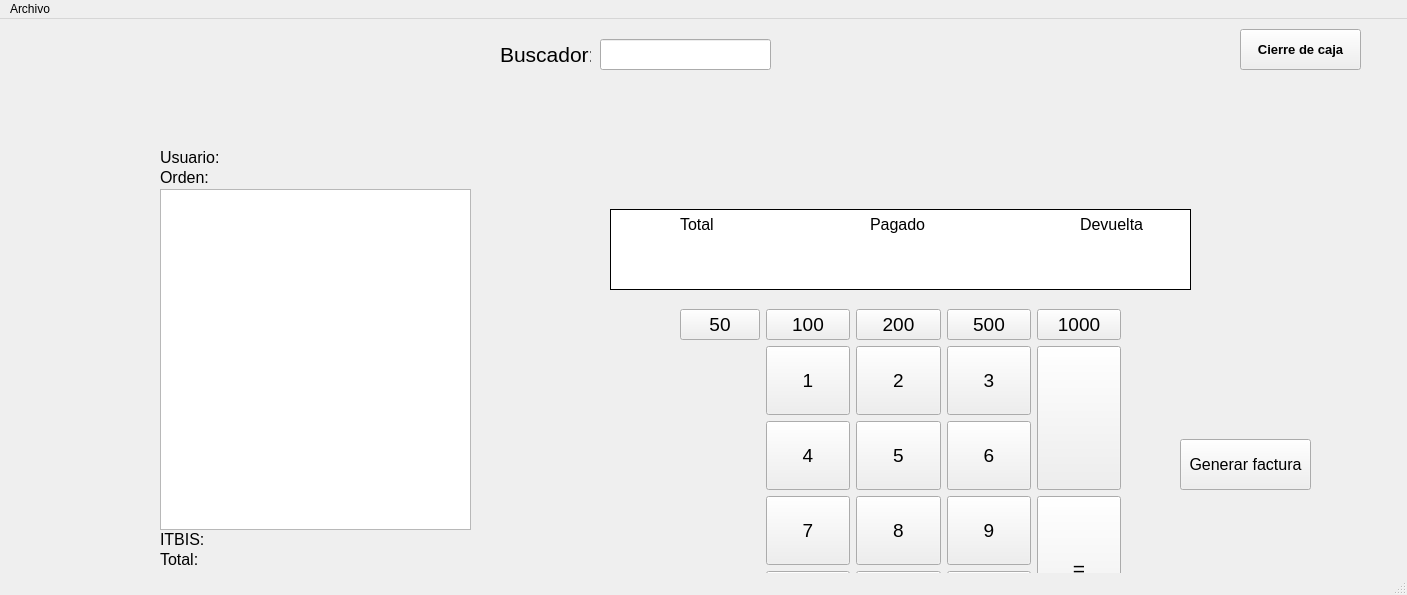
<?xml version="1.0" encoding="UTF-8"?>
<ui version="4.0">
 <class>mainWindow</class>
 <widget class="QMainWindow" name="mainWindow">
  <property name="geometry">
   <rect>
    <x>0</x>
    <y>0</y>
    <width>1407</width>
    <height>595</height>
   </rect>
  </property>
  <property name="windowTitle">
   <string>MainWindow</string>
  </property>
  <widget class="QWidget" name="centralwidget">
   <widget class="QLabel" name="label">
    <property name="geometry">
     <rect>
      <x>160</x>
      <y>130</y>
      <width>71</width>
      <height>16</height>
     </rect>
    </property>
    <property name="font">
     <font>
      <pointsize>12</pointsize>
     </font>
    </property>
    <property name="text">
     <string>Usuario:</string>
    </property>
   </widget>
   <widget class="QWidget" name="gridLayoutWidget">
    <property name="geometry">
     <rect>
      <x>680</x>
      <y>290</y>
      <width>441</width>
      <height>331</height>
     </rect>
    </property>
    <layout class="QGridLayout" name="gridLayout">
     <item row="4" column="3">
      <widget class="QPushButton" name="btn_000">
       <property name="sizePolicy">
        <sizepolicy hsizetype="Expanding" vsizetype="Preferred">
         <horstretch>0</horstretch>
         <verstretch>0</verstretch>
        </sizepolicy>
       </property>
       <property name="font">
        <font>
         <pointsize>14</pointsize>
        </font>
       </property>
       <property name="text">
        <string>000</string>
       </property>
      </widget>
     </item>
     <item row="4" column="1">
      <widget class="QPushButton" name="btn_0">
       <property name="sizePolicy">
        <sizepolicy hsizetype="Expanding" vsizetype="Preferred">
         <horstretch>0</horstretch>
         <verstretch>0</verstretch>
        </sizepolicy>
       </property>
       <property name="font">
        <font>
         <pointsize>14</pointsize>
        </font>
       </property>
       <property name="text">
        <string>0</string>
       </property>
      </widget>
     </item>
     <item row="3" column="4" rowspan="2">
      <widget class="QPushButton" name="btn_igual">
       <property name="sizePolicy">
        <sizepolicy hsizetype="MinimumExpanding" vsizetype="Preferred">
         <horstretch>0</horstretch>
         <verstretch>0</verstretch>
        </sizepolicy>
       </property>
       <property name="font">
        <font>
         <pointsize>16</pointsize>
        </font>
       </property>
       <property name="text">
        <string>=</string>
       </property>
      </widget>
     </item>
     <item row="2" column="2">
      <widget class="QPushButton" name="btn_5">
       <property name="sizePolicy">
        <sizepolicy hsizetype="MinimumExpanding" vsizetype="Preferred">
         <horstretch>0</horstretch>
         <verstretch>0</verstretch>
        </sizepolicy>
       </property>
       <property name="font">
        <font>
         <pointsize>14</pointsize>
        </font>
       </property>
       <property name="text">
        <string>5</string>
       </property>
      </widget>
     </item>
     <item row="1" column="2">
      <widget class="QPushButton" name="btn_2">
       <property name="sizePolicy">
        <sizepolicy hsizetype="MinimumExpanding" vsizetype="Preferred">
         <horstretch>0</horstretch>
         <verstretch>0</verstretch>
        </sizepolicy>
       </property>
       <property name="font">
        <font>
         <pointsize>14</pointsize>
        </font>
       </property>
       <property name="text">
        <string>2</string>
       </property>
      </widget>
     </item>
     <item row="2" column="1">
      <widget class="QPushButton" name="btn_4">
       <property name="sizePolicy">
        <sizepolicy hsizetype="Minimum" vsizetype="Preferred">
         <horstretch>0</horstretch>
         <verstretch>0</verstretch>
        </sizepolicy>
       </property>
       <property name="font">
        <font>
         <pointsize>14</pointsize>
        </font>
       </property>
       <property name="text">
        <string>4</string>
       </property>
      </widget>
     </item>
     <item row="1" column="3">
      <widget class="QPushButton" name="btn_3">
       <property name="sizePolicy">
        <sizepolicy hsizetype="MinimumExpanding" vsizetype="Preferred">
         <horstretch>0</horstretch>
         <verstretch>0</verstretch>
        </sizepolicy>
       </property>
       <property name="font">
        <font>
         <pointsize>14</pointsize>
        </font>
       </property>
       <property name="text">
        <string>3</string>
       </property>
      </widget>
     </item>
     <item row="2" column="3">
      <widget class="QPushButton" name="btn_6">
       <property name="sizePolicy">
        <sizepolicy hsizetype="MinimumExpanding" vsizetype="Preferred">
         <horstretch>0</horstretch>
         <verstretch>0</verstretch>
        </sizepolicy>
       </property>
       <property name="font">
        <font>
         <pointsize>14</pointsize>
        </font>
       </property>
       <property name="text">
        <string>6</string>
       </property>
      </widget>
     </item>
     <item row="3" column="2">
      <widget class="QPushButton" name="btn_8">
       <property name="sizePolicy">
        <sizepolicy hsizetype="MinimumExpanding" vsizetype="Preferred">
         <horstretch>0</horstretch>
         <verstretch>0</verstretch>
        </sizepolicy>
       </property>
       <property name="font">
        <font>
         <pointsize>14</pointsize>
        </font>
       </property>
       <property name="text">
        <string>8</string>
       </property>
      </widget>
     </item>
     <item row="0" column="0">
      <widget class="QPushButton" name="btn_valor_1">
       <property name="font">
        <font>
         <pointsize>14</pointsize>
        </font>
       </property>
       <property name="text">
        <string>50</string>
       </property>
      </widget>
     </item>
     <item row="0" column="4">
      <widget class="QPushButton" name="btn_valor_5">
       <property name="font">
        <font>
         <pointsize>14</pointsize>
        </font>
       </property>
       <property name="text">
        <string>1000</string>
       </property>
      </widget>
     </item>
     <item row="1" column="1">
      <widget class="QPushButton" name="btn_1">
       <property name="sizePolicy">
        <sizepolicy hsizetype="MinimumExpanding" vsizetype="Preferred">
         <horstretch>0</horstretch>
         <verstretch>0</verstretch>
        </sizepolicy>
       </property>
       <property name="font">
        <font>
         <pointsize>14</pointsize>
        </font>
       </property>
       <property name="text">
        <string>1</string>
       </property>
      </widget>
     </item>
     <item row="0" column="3">
      <widget class="QPushButton" name="btn_valor_4">
       <property name="font">
        <font>
         <pointsize>14</pointsize>
        </font>
       </property>
       <property name="text">
        <string>500</string>
       </property>
      </widget>
     </item>
     <item row="0" column="1">
      <widget class="QPushButton" name="btn_valor_2">
       <property name="font">
        <font>
         <pointsize>14</pointsize>
        </font>
       </property>
       <property name="text">
        <string>100</string>
       </property>
      </widget>
     </item>
     <item row="0" column="2">
      <widget class="QPushButton" name="btn_valor_3">
       <property name="font">
        <font>
         <pointsize>14</pointsize>
        </font>
       </property>
       <property name="text">
        <string>200</string>
       </property>
      </widget>
     </item>
     <item row="3" column="1">
      <widget class="QPushButton" name="btn_7">
       <property name="sizePolicy">
        <sizepolicy hsizetype="MinimumExpanding" vsizetype="Preferred">
         <horstretch>0</horstretch>
         <verstretch>0</verstretch>
        </sizepolicy>
       </property>
       <property name="font">
        <font>
         <pointsize>14</pointsize>
        </font>
       </property>
       <property name="text">
        <string>7</string>
       </property>
      </widget>
     </item>
     <item row="4" column="2">
      <widget class="QPushButton" name="btn_00">
       <property name="sizePolicy">
        <sizepolicy hsizetype="Expanding" vsizetype="Preferred">
         <horstretch>0</horstretch>
         <verstretch>0</verstretch>
        </sizepolicy>
       </property>
       <property name="font">
        <font>
         <pointsize>14</pointsize>
        </font>
       </property>
       <property name="text">
        <string>00</string>
       </property>
      </widget>
     </item>
     <item row="3" column="3">
      <widget class="QPushButton" name="btn_9">
       <property name="sizePolicy">
        <sizepolicy hsizetype="MinimumExpanding" vsizetype="Preferred">
         <horstretch>0</horstretch>
         <verstretch>0</verstretch>
        </sizepolicy>
       </property>
       <property name="font">
        <font>
         <pointsize>14</pointsize>
        </font>
       </property>
       <property name="text">
        <string>9</string>
       </property>
      </widget>
     </item>
     <item row="1" column="4" rowspan="2">
      <widget class="QPushButton" name="btn_borrar">
       <property name="sizePolicy">
        <sizepolicy hsizetype="MinimumExpanding" vsizetype="Preferred">
         <horstretch>0</horstretch>
         <verstretch>0</verstretch>
        </sizepolicy>
       </property>
       <property name="font">
        <font>
         <pointsize>14</pointsize>
        </font>
       </property>
       <property name="text">
        <string/>
       </property>
       <property name="icon">
        <iconset>
         <normaloff>../img/elimina.png</normaloff>../img/elimina.png</iconset>
       </property>
       <property name="iconSize">
        <size>
         <width>30</width>
         <height>24</height>
        </size>
       </property>
      </widget>
     </item>
    </layout>
   </widget>
   <widget class="QLabel" name="label_2">
    <property name="geometry">
     <rect>
      <x>160</x>
      <y>150</y>
      <width>61</width>
      <height>16</height>
     </rect>
    </property>
    <property name="font">
     <font>
      <pointsize>12</pointsize>
     </font>
    </property>
    <property name="text">
     <string>Orden:</string>
    </property>
   </widget>
   <widget class="QLabel" name="pantalla">
    <property name="geometry">
     <rect>
      <x>610</x>
      <y>190</y>
      <width>581</width>
      <height>81</height>
     </rect>
    </property>
    <property name="styleSheet">
     <string notr="true">background-color: rgb(255, 255, 255);

border: 1px solid black</string>
    </property>
    <property name="text">
     <string/>
    </property>
   </widget>
   <widget class="QLabel" name="pago">
    <property name="geometry">
     <rect>
      <x>200</x>
      <y>550</y>
      <width>71</width>
      <height>21</height>
     </rect>
    </property>
    <property name="text">
     <string/>
    </property>
   </widget>
   <widget class="QLabel" name="itbis">
    <property name="geometry">
     <rect>
      <x>210</x>
      <y>510</y>
      <width>81</width>
      <height>21</height>
     </rect>
    </property>
    <property name="text">
     <string/>
    </property>
   </widget>
   <widget class="QLabel" name="total">
    <property name="geometry">
     <rect>
      <x>200</x>
      <y>530</y>
      <width>71</width>
      <height>21</height>
     </rect>
    </property>
    <property name="text">
     <string/>
    </property>
   </widget>
   <widget class="QLabel" name="label_6">
    <property name="geometry">
     <rect>
      <x>160</x>
      <y>570</y>
      <width>71</width>
      <height>16</height>
     </rect>
    </property>
    <property name="font">
     <font>
      <pointsize>12</pointsize>
     </font>
    </property>
    <property name="text">
     <string>Devuelta:</string>
    </property>
   </widget>
   <widget class="QLabel" name="label_3">
    <property name="geometry">
     <rect>
      <x>160</x>
      <y>510</y>
      <width>47</width>
      <height>20</height>
     </rect>
    </property>
    <property name="font">
     <font>
      <pointsize>12</pointsize>
     </font>
    </property>
    <property name="text">
     <string>ITBIS:</string>
    </property>
   </widget>
   <widget class="QLabel" name="fecha">
    <property name="geometry">
     <rect>
      <x>380</x>
      <y>150</y>
      <width>91</width>
      <height>16</height>
     </rect>
    </property>
    <property name="font">
     <font>
      <pointsize>12</pointsize>
     </font>
    </property>
    <property name="text">
     <string/>
    </property>
   </widget>
   <widget class="QLabel" name="nombre_usuario">
    <property name="geometry">
     <rect>
      <x>220</x>
      <y>130</y>
      <width>191</width>
      <height>21</height>
     </rect>
    </property>
    <property name="text">
     <string/>
    </property>
   </widget>
   <widget class="QLabel" name="no_orden">
    <property name="geometry">
     <rect>
      <x>210</x>
      <y>150</y>
      <width>111</width>
      <height>21</height>
     </rect>
    </property>
    <property name="font">
     <font>
      <pointsize>10</pointsize>
     </font>
    </property>
    <property name="text">
     <string/>
    </property>
   </widget>
   <widget class="QLabel" name="devuelta">
    <property name="geometry">
     <rect>
      <x>230</x>
      <y>570</y>
      <width>71</width>
      <height>21</height>
     </rect>
    </property>
    <property name="text">
     <string/>
    </property>
   </widget>
   <widget class="QLabel" name="label_7">
    <property name="geometry">
     <rect>
      <x>160</x>
      <y>550</y>
      <width>51</width>
      <height>21</height>
     </rect>
    </property>
    <property name="font">
     <font>
      <pointsize>12</pointsize>
     </font>
    </property>
    <property name="text">
     <string>Pago:</string>
    </property>
   </widget>
   <widget class="QLabel" name="label_4">
    <property name="geometry">
     <rect>
      <x>160</x>
      <y>530</y>
      <width>51</width>
      <height>21</height>
     </rect>
    </property>
    <property name="font">
     <font>
      <pointsize>12</pointsize>
     </font>
    </property>
    <property name="text">
     <string>Total:</string>
    </property>
   </widget>
   <widget class="QPushButton" name="btn_cerrar_caja">
    <property name="geometry">
     <rect>
      <x>1240</x>
      <y>10</y>
      <width>121</width>
      <height>41</height>
     </rect>
    </property>
    <property name="font">
     <font>
      <pointsize>10</pointsize>
      <weight>75</weight>
      <bold>true</bold>
     </font>
    </property>
    <property name="text">
     <string>Cierre de caja</string>
    </property>
    <property name="icon">
     <iconset>
      <normaloff>../img/cierre_caja.png</normaloff>../img/cierre_caja.png</iconset>
    </property>
    <property name="iconSize">
     <size>
      <width>17</width>
      <height>17</height>
     </size>
    </property>
   </widget>
   <widget class="QLabel" name="label_5">
    <property name="geometry">
     <rect>
      <x>680</x>
      <y>190</y>
      <width>47</width>
      <height>31</height>
     </rect>
    </property>
    <property name="font">
     <font>
      <pointsize>12</pointsize>
     </font>
    </property>
    <property name="text">
     <string>Total</string>
    </property>
   </widget>
   <widget class="QLabel" name="label_8">
    <property name="geometry">
     <rect>
      <x>870</x>
      <y>190</y>
      <width>61</width>
      <height>31</height>
     </rect>
    </property>
    <property name="font">
     <font>
      <pointsize>12</pointsize>
     </font>
    </property>
    <property name="text">
     <string>Pagado</string>
    </property>
   </widget>
   <widget class="QLabel" name="precio_total">
    <property name="geometry">
     <rect>
      <x>610</x>
      <y>220</y>
      <width>171</width>
      <height>41</height>
     </rect>
    </property>
    <property name="font">
     <font>
      <pointsize>22</pointsize>
     </font>
    </property>
    <property name="text">
     <string/>
    </property>
    <property name="alignment">
     <set>Qt::AlignCenter</set>
    </property>
   </widget>
   <widget class="QLabel" name="monto_pagado">
    <property name="geometry">
     <rect>
      <x>820</x>
      <y>220</y>
      <width>151</width>
      <height>41</height>
     </rect>
    </property>
    <property name="font">
     <font>
      <pointsize>22</pointsize>
     </font>
    </property>
    <property name="text">
     <string/>
    </property>
    <property name="alignment">
     <set>Qt::AlignCenter</set>
    </property>
   </widget>
   <widget class="QLabel" name="label_9">
    <property name="geometry">
     <rect>
      <x>1080</x>
      <y>190</y>
      <width>101</width>
      <height>31</height>
     </rect>
    </property>
    <property name="font">
     <font>
      <pointsize>12</pointsize>
     </font>
    </property>
    <property name="text">
     <string>Devuelta</string>
    </property>
   </widget>
   <widget class="QLabel" name="devuelta_2">
    <property name="geometry">
     <rect>
      <x>1040</x>
      <y>220</y>
      <width>141</width>
      <height>41</height>
     </rect>
    </property>
    <property name="font">
     <font>
      <pointsize>22</pointsize>
     </font>
    </property>
    <property name="contextMenuPolicy">
     <enum>Qt::NoContextMenu</enum>
    </property>
    <property name="text">
     <string/>
    </property>
    <property name="alignment">
     <set>Qt::AlignCenter</set>
    </property>
   </widget>
   <widget class="QPushButton" name="generar_factura">
    <property name="geometry">
     <rect>
      <x>1180</x>
      <y>420</y>
      <width>131</width>
      <height>51</height>
     </rect>
    </property>
    <property name="font">
     <font>
      <pointsize>12</pointsize>
     </font>
    </property>
    <property name="text">
     <string>Generar factura</string>
    </property>
   </widget>
   <widget class="QLineEdit" name="input_buscar">
    <property name="geometry">
     <rect>
      <x>600</x>
      <y>20</y>
      <width>171</width>
      <height>31</height>
     </rect>
    </property>
   </widget>
   <widget class="QPushButton" name="btn_eliminar_lista">
    <property name="geometry">
     <rect>
      <x>240</x>
      <y>610</y>
      <width>161</width>
      <height>31</height>
     </rect>
    </property>
    <property name="font">
     <font>
      <pointsize>12</pointsize>
     </font>
    </property>
    <property name="text">
     <string>Eliminar</string>
    </property>
   </widget>
   <widget class="QListWidget" name="lista_articulo">
    <property name="geometry">
     <rect>
      <x>160</x>
      <y>170</y>
      <width>311</width>
      <height>341</height>
     </rect>
    </property>
   </widget>
   <widget class="QScrollArea" name="sugerencias">
    <property name="geometry">
     <rect>
      <x>600</x>
      <y>60</y>
      <width>171</width>
      <height>71</height>
     </rect>
    </property>
    <property name="styleSheet">
     <string notr="true">border: none;</string>
    </property>
    <property name="widgetResizable">
     <bool>true</bool>
    </property>
    <widget class="QWidget" name="scrollAreaWidgetContents">
     <property name="geometry">
      <rect>
       <x>0</x>
       <y>0</y>
       <width>171</width>
       <height>71</height>
      </rect>
     </property>
    </widget>
   </widget>
   <widget class="QLabel" name="label_10">
    <property name="geometry">
     <rect>
      <x>-90</x>
      <y>370</y>
      <width>47</width>
      <height>13</height>
     </rect>
    </property>
    <property name="text">
     <string>TextLabel</string>
    </property>
   </widget>
   <widget class="QLabel" name="label_11">
    <property name="geometry">
     <rect>
      <x>500</x>
      <y>10</y>
      <width>91</width>
      <height>51</height>
     </rect>
    </property>
    <property name="font">
     <font>
      <pointsize>16</pointsize>
     </font>
    </property>
    <property name="text">
     <string>Buscador:</string>
    </property>
   </widget>
   <zorder>label</zorder>
   <zorder>gridLayoutWidget</zorder>
   <zorder>label_2</zorder>
   <zorder>pantalla</zorder>
   <zorder>pago</zorder>
   <zorder>itbis</zorder>
   <zorder>total</zorder>
   <zorder>label_6</zorder>
   <zorder>label_3</zorder>
   <zorder>fecha</zorder>
   <zorder>nombre_usuario</zorder>
   <zorder>no_orden</zorder>
   <zorder>devuelta</zorder>
   <zorder>label_7</zorder>
   <zorder>label_4</zorder>
   <zorder>btn_cerrar_caja</zorder>
   <zorder>label_5</zorder>
   <zorder>label_8</zorder>
   <zorder>devuelta_2</zorder>
   <zorder>label_9</zorder>
   <zorder>generar_factura</zorder>
   <zorder>monto_pagado</zorder>
   <zorder>precio_total</zorder>
   <zorder>input_buscar</zorder>
   <zorder>btn_eliminar_lista</zorder>
   <zorder>lista_articulo</zorder>
   <zorder>sugerencias</zorder>
   <zorder>label_10</zorder>
   <zorder>label_11</zorder>
  </widget>
  <widget class="QStatusBar" name="statusbar"/>
  <widget class="QMenuBar" name="menubar">
   <property name="geometry">
    <rect>
     <x>0</x>
     <y>0</y>
     <width>1407</width>
     <height>21</height>
    </rect>
   </property>
   <widget class="QMenu" name="menuArchivo">
    <property name="title">
     <string>Archivo</string>
    </property>
   </widget>
   <addaction name="menuArchivo"/>
  </widget>
  <action name="actionAlmacen">
   <property name="text">
    <string>Almacén</string>
   </property>
  </action>
  <action name="action_inventario">
   <property name="text">
    <string>Inventario</string>
   </property>
  </action>
  <action name="actionSalir">
   <property name="text">
    <string>Salir</string>
   </property>
  </action>
  <action name="actionHola">
   <property name="text">
    <string>Hola</string>
   </property>
  </action>
 </widget>
 <resources/>
 <connections/>
</ui>
